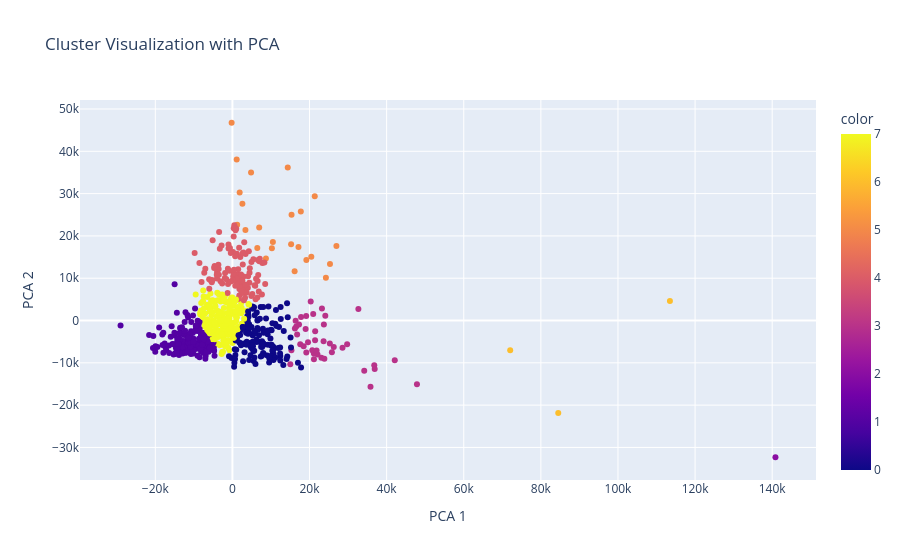

Write notebook code for a chart like this one.
### Code cell
from sklearn.cluster import KMeans, HDBSCAN
from sklearn.metrics import silhouette_score, calinski_harabasz_score, davies_bouldin_score
from sklearn.decomposition import PCA

def print_scores(data_to_cluster, clusters):
    # Silhouette-Score
    # Der Silhouette-Score misst, wie ähnlich ein Punkt zu den Punkten in seinem eigenen Cluster ist,
    # im Vergleich zu Punkten in anderen Clustern. Der Wert liegt zwischen -1 und 1, wobei ein höherer
    # Wert eine bessere Clusterqualität anzeigt.
    silhouette_avg = silhouette_score(data_to_cluster, clusters)
    print(f"Silhouette Score: {silhouette_avg}")

    # Calinski-Harabasz-Index
    # Der Calinski-Harabasz-Index bewertet die Clusterqualität basierend auf der Streuung innerhalb
    # der Cluster und der Streuung zwischen den Clustern. Ein höherer Wert zeigt eine bessere
    # Clustertrennung an.
    calinski_harabasz = calinski_harabasz_score(data_to_cluster, clusters)
    print(f"Calinski-Harabasz Index: {calinski_harabasz}")

    # Davies-Bouldin-Index
    # Der Davies-Bouldin-Index misst die durchschnittliche Ähnlichkeit zwischen jedem Cluster und dem
    # Cluster, das ihm am ähnlichsten ist. Ein niedrigerer Wert zeigt eine bessere Clusterqualität an.
    davies_bouldin = davies_bouldin_score(data_to_cluster, clusters)
    print(f"Davies-Bouldin Index: {davies_bouldin}")

def visualize_clusters(data_to_cluster, clusters, plotly=False, data_names=None):
    # Führe t-SNE durch
    # Führe PCA durch

    pca = PCA(n_components=2)
    pca_result = pca.fit_transform(data_to_cluster.dropna())


    if plotly:
        # Visualisierung mit Plotly
        fig = px.scatter(
            x=pca_result[:, 0],
            y=pca_result[:, 1],
            color=clusters,
            labels={"x": "PCA 1", "y": "PCA 2"},
            hover_name=data_names,
            title="Cluster Visualization with PCA"
        )
        fig.show()
        return


    # Visualisierung mit Matplotlib
    fig, ax = plt.subplots(figsize=(10, 7))
    scatter = ax.scatter(
        pca_result[:, 0],
        pca_result[:, 1],
        c=clusters[~data_to_cluster.isna().any(axis=1)],
        cmap='viridis',
        alpha=0.7
    )
    ax.set_xlabel("t-SNE 1")
    ax.set_ylabel("t-SNE 2")
    ax.set_title("Cluster Visualization")
    plt.colorbar(scatter, ax=ax, label="Cluster")
    plt.show()



# Selektiere numerische Spalten
numeric_columns = df.select_dtypes(np.number)
not_na = ~numeric_columns.isna().any(axis=1)
data_to_cluster = numeric_columns.dropna()

# Führe K-Means-Clustering durch
n_clusters = 8  # Anzahl der Cluster
kmeans = KMeans(n_clusters=n_clusters)
clusters = kmeans.fit_predict(data_to_cluster)

print_scores(data_to_cluster, clusters)
visualize_clusters(data_to_cluster, clusters, plotly=True, data_names=df["city"][not_na])

### Figure 1 — Plotly figure (JSON) as saved in the notebook; plotly's stock layout.template omitted (floating-point values rounded to 4 significant figures; data arrays with more than 128 entries replaced by an {"elided": "..."} marker saying what was removed)
{"data": [{"hovertemplate": "<b>%{hovertext}</b><br><br>PCA 1=%{x}<br>PCA 2=%{y}<br>color=%{marker.color}<extra></extra>", "hovertext": {"elided": "729 str values"}, "legendgroup": "", "marker": {"color": {"elided": "729 int values"}, "coloraxis": "coloraxis", "symbol": "circle"}, "mode": "markers", "name": "", "orientation": "v", "showlegend": false, "type": "scatter", "x": {"elided": "729 float values"}, "xaxis": "x", "y": {"elided": "729 float values"}, "yaxis": "y"}], "layout": {"coloraxis": {"colorbar": {"title": {"text": "color"}}, "colorscale": [[0, "#0d0887"], [0.1111, "#46039f"], [0.2222, "#7201a8"], [0.3333, "#9c179e"], [0.4444, "#bd3786"], [0.5556, "#d8576b"], [0.6667, "#ed7953"], [0.7778, "#fb9f3a"], [0.8889, "#fdca26"], [1, "#f0f921"]]}, "legend": {"tracegroupgap": 0}, "title": {"text": "Cluster Visualization with PCA"}, "xaxis": {"anchor": "y", "domain": [0, 1], "title": {"text": "PCA 1"}}, "yaxis": {"anchor": "x", "domain": [0, 1], "title": {"text": "PCA 2"}}}}
